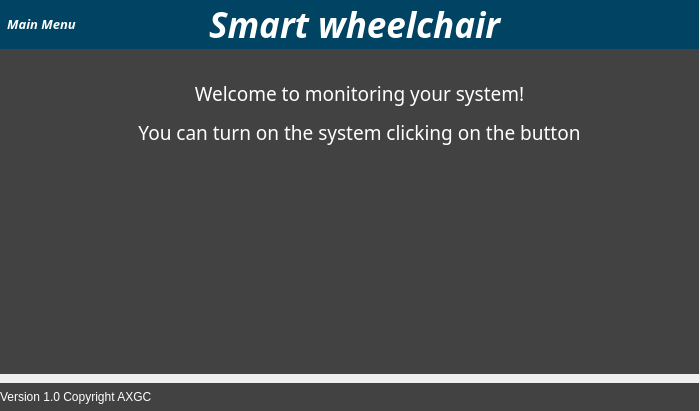
<?xml version="1.0" encoding="UTF-8"?>
<ui version="4.0">
 <class>posture_window</class>
 <widget class="QMainWindow" name="posture_window">
  <property name="geometry">
   <rect>
    <x>0</x>
    <y>0</y>
    <width>700</width>
    <height>411</height>
   </rect>
  </property>
  <property name="windowTitle">
   <string>MainWindow</string>
  </property>
  <property name="styleSheet">
   <string notr="true">*{
	background-color: rgb(66, 66, 66);
	border: none;
	background: none;
	color: #fff;
}
QPushButton, QLineEdit, QCheckBox{
	background-color:rgba(10,16,27,150);
	padding: 7px;
	border-radius: 5px;
}</string>
  </property>
  <widget class="QWidget" name="centralwidget">
   <property name="maximumSize">
    <size>
     <width>699</width>
     <height>411</height>
    </size>
   </property>
   <property name="styleSheet">
    <string notr="true"/>
   </property>
   <layout class="QVBoxLayout" name="verticalLayout">
    <property name="spacing">
     <number>0</number>
    </property>
    <property name="leftMargin">
     <number>0</number>
    </property>
    <property name="topMargin">
     <number>0</number>
    </property>
    <property name="rightMargin">
     <number>0</number>
    </property>
    <property name="bottomMargin">
     <number>0</number>
    </property>
    <item alignment="Qt::AlignTop">
     <widget class="QFrame" name="header_frame">
      <property name="styleSheet">
       <string notr="true">background-color: rgb(0, 67, 98);</string>
      </property>
      <property name="frameShape">
       <enum>QFrame::NoFrame</enum>
      </property>
      <property name="frameShadow">
       <enum>QFrame::Raised</enum>
      </property>
      <layout class="QHBoxLayout" name="horizontalLayout">
       <property name="spacing">
        <number>0</number>
       </property>
       <property name="leftMargin">
        <number>0</number>
       </property>
       <property name="topMargin">
        <number>0</number>
       </property>
       <property name="rightMargin">
        <number>0</number>
       </property>
       <property name="bottomMargin">
        <number>0</number>
       </property>
       <item alignment="Qt::AlignLeft">
        <widget class="QFrame" name="header_left_frame">
         <property name="frameShape">
          <enum>QFrame::StyledPanel</enum>
         </property>
         <property name="frameShadow">
          <enum>QFrame::Raised</enum>
         </property>
         <layout class="QHBoxLayout" name="horizontalLayout_4">
          <property name="spacing">
           <number>0</number>
          </property>
          <property name="leftMargin">
           <number>0</number>
          </property>
          <property name="topMargin">
           <number>0</number>
          </property>
          <property name="rightMargin">
           <number>0</number>
          </property>
          <property name="bottomMargin">
           <number>0</number>
          </property>
          <item>
           <widget class="QPushButton" name="return_btn">
            <property name="font">
             <font>
              <family>Lucida Sans</family>
              <pointsize>10</pointsize>
              <weight>75</weight>
              <italic>true</italic>
              <bold>true</bold>
             </font>
            </property>
            <property name="text">
             <string>Main Menu</string>
            </property>
            <property name="icon">
             <iconset resource="icons/icons.qrc">
              <normaloff>:/icons/arrow-left.svg</normaloff>:/icons/arrow-left.svg</iconset>
            </property>
            <property name="iconSize">
             <size>
              <width>32</width>
              <height>32</height>
             </size>
            </property>
           </widget>
          </item>
         </layout>
        </widget>
       </item>
       <item>
        <widget class="QFrame" name="header_center_frame">
         <property name="frameShape">
          <enum>QFrame::StyledPanel</enum>
         </property>
         <property name="frameShadow">
          <enum>QFrame::Raised</enum>
         </property>
         <layout class="QHBoxLayout" name="horizontalLayout_3">
          <property name="spacing">
           <number>0</number>
          </property>
          <property name="leftMargin">
           <number>0</number>
          </property>
          <property name="topMargin">
           <number>0</number>
          </property>
          <property name="rightMargin">
           <number>0</number>
          </property>
          <property name="bottomMargin">
           <number>0</number>
          </property>
          <item>
           <widget class="QLabel" name="label">
            <property name="font">
             <font>
              <pointsize>16</pointsize>
             </font>
            </property>
            <property name="text">
             <string/>
            </property>
            <property name="pixmap">
             <pixmap resource="icons/icons.qrc">:/icons/wheelchair.png</pixmap>
            </property>
           </widget>
          </item>
          <item>
           <widget class="QLabel" name="main_title">
            <property name="font">
             <font>
              <family>Lucida Sans</family>
              <pointsize>26</pointsize>
              <weight>75</weight>
              <italic>true</italic>
              <bold>true</bold>
             </font>
            </property>
            <property name="text">
             <string>&lt;html&gt;&lt;head/&gt;&lt;body&gt;&lt;p&gt;&lt;span style=&quot; color:#ffffff;&quot;&gt;Smart wheelchair&lt;/span&gt;&lt;/p&gt;&lt;/body&gt;&lt;/html&gt;</string>
            </property>
           </widget>
          </item>
         </layout>
        </widget>
       </item>
       <item>
        <widget class="QFrame" name="header_right_frame">
         <property name="frameShape">
          <enum>QFrame::StyledPanel</enum>
         </property>
         <property name="frameShadow">
          <enum>QFrame::Raised</enum>
         </property>
        </widget>
       </item>
      </layout>
     </widget>
    </item>
    <item>
     <widget class="QFrame" name="main_frame">
      <property name="minimumSize">
       <size>
        <width>300</width>
        <height>325</height>
       </size>
      </property>
      <property name="styleSheet">
       <string notr="true">background-color: rgb(66, 66, 66);</string>
      </property>
      <property name="frameShape">
       <enum>QFrame::StyledPanel</enum>
      </property>
      <property name="frameShadow">
       <enum>QFrame::Raised</enum>
      </property>
      <layout class="QHBoxLayout" name="horizontalLayout_2">
       <item>
        <widget class="QFrame" name="pages">
         <property name="minimumSize">
          <size>
           <width>0</width>
           <height>0</height>
          </size>
         </property>
         <property name="maximumSize">
          <size>
           <width>16777215</width>
           <height>16777215</height>
          </size>
         </property>
         <property name="frameShape">
          <enum>QFrame::StyledPanel</enum>
         </property>
         <property name="frameShadow">
          <enum>QFrame::Raised</enum>
         </property>
         <widget class="QScrollArea" name="scrollArea">
          <property name="enabled">
           <bool>true</bool>
          </property>
          <property name="geometry">
           <rect>
            <x>20</x>
            <y>0</y>
            <width>661</width>
            <height>311</height>
           </rect>
          </property>
          <property name="minimumSize">
           <size>
            <width>0</width>
            <height>0</height>
           </size>
          </property>
          <property name="maximumSize">
           <size>
            <width>16777215</width>
            <height>16777215</height>
           </size>
          </property>
          <property name="widgetResizable">
           <bool>true</bool>
          </property>
          <widget class="QWidget" name="scrollAreaWidgetContents">
           <property name="geometry">
            <rect>
             <x>0</x>
             <y>0</y>
             <width>661</width>
             <height>311</height>
            </rect>
           </property>
           <property name="minimumSize">
            <size>
             <width>0</width>
             <height>0</height>
            </size>
           </property>
           <layout class="QGridLayout" name="gridLayout">
            <property name="leftMargin">
             <number>0</number>
            </property>
            <property name="topMargin">
             <number>0</number>
            </property>
            <property name="rightMargin">
             <number>0</number>
            </property>
            <property name="bottomMargin">
             <number>0</number>
            </property>
            <property name="spacing">
             <number>0</number>
            </property>
            <item row="0" column="0">
             <widget class="QStackedWidget" name="stackedWidget">
              <property name="enabled">
               <bool>true</bool>
              </property>
              <property name="minimumSize">
               <size>
                <width>0</width>
                <height>0</height>
               </size>
              </property>
              <property name="maximumSize">
               <size>
                <width>16777215</width>
                <height>16777215</height>
               </size>
              </property>
              <property name="currentIndex">
               <number>0</number>
              </property>
              <widget class="QWidget" name="page_3">
               <widget class="QLabel" name="label_2">
                <property name="geometry">
                 <rect>
                  <x>20</x>
                  <y>10</y>
                  <width>621</width>
                  <height>91</height>
                 </rect>
                </property>
                <property name="font">
                 <font>
                  <family>Lucida Sans</family>
                  <pointsize>14</pointsize>
                 </font>
                </property>
                <property name="text">
                 <string>&lt;html&gt;&lt;head/&gt;&lt;body&gt;&lt;p align=&quot;center&quot;&gt;Welcome to monitoring your system!&lt;/p&gt;&lt;p align=&quot;center&quot;&gt;You can turn on the system clicking on the button&lt;/p&gt;&lt;/body&gt;&lt;/html&gt;</string>
                </property>
               </widget>
               <widget class="QPushButton" name="start_wizard_btn">
                <property name="enabled">
                 <bool>true</bool>
                </property>
                <property name="geometry">
                 <rect>
                  <x>210</x>
                  <y>130</y>
                  <width>181</width>
                  <height>141</height>
                 </rect>
                </property>
                <property name="minimumSize">
                 <size>
                  <width>100</width>
                  <height>0</height>
                 </size>
                </property>
                <property name="maximumSize">
                 <size>
                  <width>16777215</width>
                  <height>16777215</height>
                 </size>
                </property>
                <property name="text">
                 <string/>
                </property>
                <property name="icon">
                 <iconset resource="icons/icons.qrc">
                  <normaloff>:/icons/power-on.png</normaloff>:/icons/power-on.png</iconset>
                </property>
                <property name="iconSize">
                 <size>
                  <width>128</width>
                  <height>128</height>
                 </size>
                </property>
               </widget>
              </widget>
              <widget class="QWidget" name="page">
               <widget class="QLabel" name="label_5">
                <property name="geometry">
                 <rect>
                  <x>10</x>
                  <y>10</y>
                  <width>331</width>
                  <height>281</height>
                 </rect>
                </property>
                <property name="font">
                 <font>
                  <family>Lucida Sans</family>
                  <pointsize>12</pointsize>
                 </font>
                </property>
                <property name="autoFillBackground">
                 <bool>false</bool>
                </property>
                <property name="text">
                 <string>&lt;html&gt;&lt;head/&gt;&lt;body&gt;&lt;p align=&quot;justify&quot;&gt;Please click on the buttons in the direction you want to operate the system. &lt;/p&gt;&lt;p align=&quot;justify&quot;&gt;You also have a velocity bar to change the speed of the wheelchair.&lt;/p&gt;&lt;p align=&quot;justify&quot;&gt;You have an emergency button to stop the system.&lt;/p&gt;&lt;p align=&quot;justify&quot;&gt;To come back and start the controller next page have a return button for that.&lt;/p&gt;&lt;p align=&quot;justify&quot;&gt;Let's go to operate the wheelchair!&lt;/p&gt;&lt;/body&gt;&lt;/html&gt;</string>
                </property>
                <property name="scaledContents">
                 <bool>true</bool>
                </property>
                <property name="wordWrap">
                 <bool>true</bool>
                </property>
               </widget>
              </widget>
             </widget>
            </item>
           </layout>
          </widget>
         </widget>
        </widget>
       </item>
      </layout>
     </widget>
    </item>
    <item alignment="Qt::AlignBottom">
     <widget class="QFrame" name="footer_frame">
      <property name="styleSheet">
       <string notr="true">
background-color: rgb(66, 66, 66);</string>
      </property>
      <property name="frameShape">
       <enum>QFrame::NoFrame</enum>
      </property>
      <property name="frameShadow">
       <enum>QFrame::Raised</enum>
      </property>
      <layout class="QHBoxLayout" name="horizontalLayout_5">
       <property name="spacing">
        <number>0</number>
       </property>
       <property name="leftMargin">
        <number>0</number>
       </property>
       <property name="topMargin">
        <number>0</number>
       </property>
       <property name="rightMargin">
        <number>0</number>
       </property>
       <property name="bottomMargin">
        <number>0</number>
       </property>
       <item>
        <widget class="QFrame" name="footer_left_frame">
         <property name="frameShape">
          <enum>QFrame::StyledPanel</enum>
         </property>
         <property name="frameShadow">
          <enum>QFrame::Raised</enum>
         </property>
         <layout class="QHBoxLayout" name="horizontalLayout_6">
          <property name="spacing">
           <number>0</number>
          </property>
          <property name="leftMargin">
           <number>0</number>
          </property>
          <property name="topMargin">
           <number>0</number>
          </property>
          <property name="rightMargin">
           <number>0</number>
          </property>
          <property name="bottomMargin">
           <number>0</number>
          </property>
          <item alignment="Qt::AlignLeft">
           <widget class="QLabel" name="label_4">
            <property name="text">
             <string>&lt;html&gt;&lt;head/&gt;&lt;body&gt;&lt;p&gt;&lt;span style=&quot; color:#ffffff;&quot;&gt;Version 1.0 Copyright AXGC&lt;/span&gt;&lt;/p&gt;&lt;/body&gt;&lt;/html&gt;</string>
            </property>
           </widget>
          </item>
         </layout>
        </widget>
       </item>
       <item>
        <widget class="QFrame" name="footer_right_frame">
         <property name="styleSheet">
          <string notr="true">background-color: rgb(66,66, 66);</string>
         </property>
         <property name="frameShape">
          <enum>QFrame::StyledPanel</enum>
         </property>
         <property name="frameShadow">
          <enum>QFrame::Raised</enum>
         </property>
         <layout class="QVBoxLayout" name="verticalLayout_2">
          <property name="spacing">
           <number>0</number>
          </property>
          <property name="leftMargin">
           <number>0</number>
          </property>
          <property name="topMargin">
           <number>0</number>
          </property>
          <property name="rightMargin">
           <number>0</number>
          </property>
          <property name="bottomMargin">
           <number>0</number>
          </property>
          <item alignment="Qt::AlignRight">
           <widget class="QPushButton" name="info_btn">
            <property name="text">
             <string/>
            </property>
            <property name="icon">
             <iconset resource="icons/icons.qrc">
              <normaloff>:/icons/help-circle.svg</normaloff>:/icons/help-circle.svg</iconset>
            </property>
            <property name="iconSize">
             <size>
              <width>28</width>
              <height>28</height>
             </size>
            </property>
           </widget>
          </item>
         </layout>
        </widget>
       </item>
       <item alignment="Qt::AlignBottom">
        <widget class="QFrame" name="size_grip_2">
         <property name="minimumSize">
          <size>
           <width>10</width>
           <height>10</height>
          </size>
         </property>
         <property name="maximumSize">
          <size>
           <width>10</width>
           <height>10</height>
          </size>
         </property>
         <property name="frameShape">
          <enum>QFrame::StyledPanel</enum>
         </property>
         <property name="frameShadow">
          <enum>QFrame::Raised</enum>
         </property>
        </widget>
       </item>
      </layout>
     </widget>
    </item>
   </layout>
  </widget>
 </widget>
 <resources>
  <include location="icons/icons.qrc"/>
 </resources>
 <connections/>
</ui>
